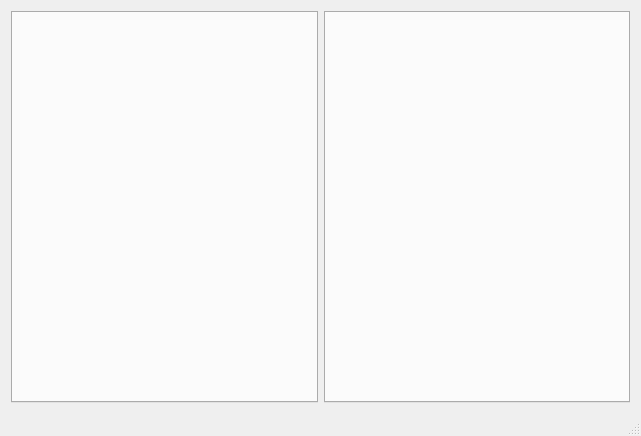
<?xml version="1.0" encoding="UTF-8"?>
<ui version="4.0">
 <class>MainWindow</class>
 <widget class="QMainWindow" name="MainWindow">
  <property name="geometry">
   <rect>
    <x>0</x>
    <y>0</y>
    <width>641</width>
    <height>436</height>
   </rect>
  </property>
  <property name="windowTitle">
   <string>MainWindow</string>
  </property>
  <widget class="QWidget" name="centralWidget">
   <layout class="QVBoxLayout" name="verticalLayout">
    <item>
     <layout class="QHBoxLayout" name="horizontalLayout">
      <item>
       <widget class="QTabWidget" name="tabWidget">
        <property name="currentIndex">
         <number>-1</number>
        </property>
       </widget>
      </item>
      <item>
       <widget class="QTabWidget" name="tabWidget_2">
        <property name="currentIndex">
         <number>-1</number>
        </property>
       </widget>
      </item>
     </layout>
    </item>
   </layout>
  </widget>
  <widget class="QMenuBar" name="menuBar">
   <property name="geometry">
    <rect>
     <x>0</x>
     <y>0</y>
     <width>641</width>
     <height>23</height>
    </rect>
   </property>
  </widget>
  <widget class="QStatusBar" name="statusBar"/>
 </widget>
 <layoutdefault spacing="6" margin="11"/>
 <resources/>
 <connections/>
</ui>
